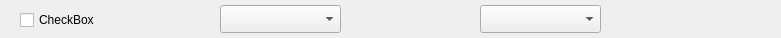
<?xml version="1.0" encoding="UTF-8"?>
<ui version="4.0">
 <class>ListWidgetIOTriggerItem</class>
 <widget class="QWidget" name="ListWidgetIOTriggerItem">
  <property name="geometry">
   <rect>
    <x>0</x>
    <y>0</y>
    <width>781</width>
    <height>38</height>
   </rect>
  </property>
  <property name="windowTitle">
   <string>Form</string>
  </property>
  <widget class="QCheckBox" name="TaskNameCheckBox">
   <property name="geometry">
    <rect>
     <x>20</x>
     <y>10</y>
     <width>121</width>
     <height>20</height>
    </rect>
   </property>
   <property name="text">
    <string>CheckBox</string>
   </property>
  </widget>
  <widget class="QComboBox" name="IOTriggerPortCbB">
   <property name="geometry">
    <rect>
     <x>220</x>
     <y>5</y>
     <width>121</width>
     <height>28</height>
    </rect>
   </property>
  </widget>
  <widget class="QComboBox" name="IOTriggerWayCbB">
   <property name="geometry">
    <rect>
     <x>480</x>
     <y>5</y>
     <width>121</width>
     <height>28</height>
    </rect>
   </property>
  </widget>
 </widget>
 <resources/>
 <connections/>
</ui>
